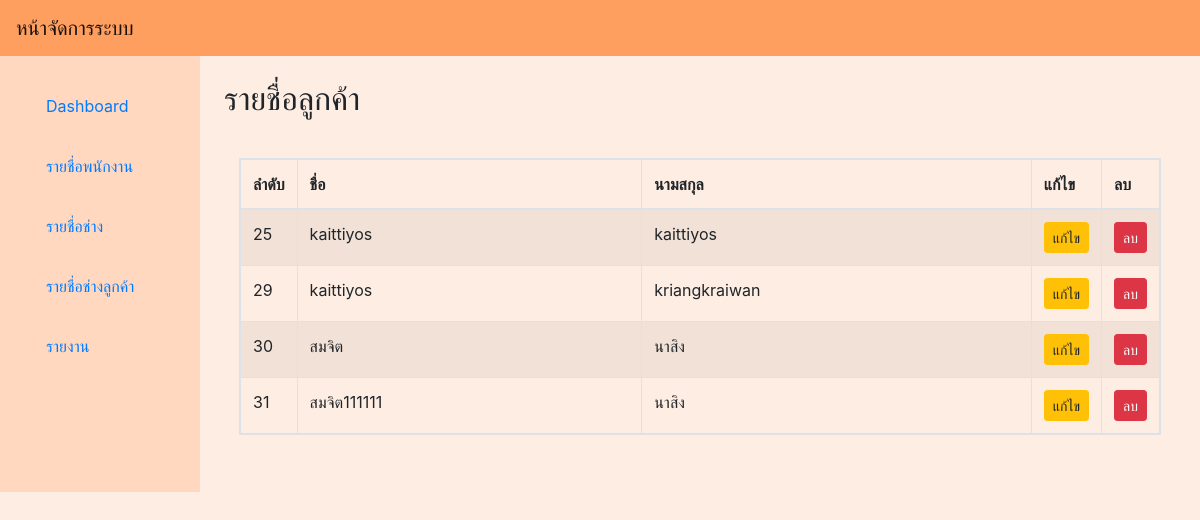
Screenshot of /font_end/list_cus.php with the database file from the repository.
### tables this page shows
CREATE TABLE `customer_table` (
  `cus_id` int(11) NOT NULL,
  `cus_name` varchar(50) NOT NULL,
  `cus_lastname` varchar(50) NOT NULL,
  `cus_phone` varchar(12) NOT NULL,
  `cus_email` varchar(50) NOT NULL,
  `cus_password` text NOT NULL
);

### font_end/list_cus.php (the view, shortened to what this page needs)
<br>
<h2> รายชื่อลูกค้า</h2>
<div class="container">
    <div class="row">
        <div class="col-md-12"> <br>
            <table class="table table-striped table-hover table-responsive table-bordered">
                <thead>
                    <tr>
                        <th width="5%">ลำดับ</th>
                        <th width="40%">ชื่อ</th>
                        <th width="45%">นามสกุล</th>
                        <th width="5%">แก้ไข</th>
                        <th width="5%">ลบ</th>
                    </tr>
                </thead>
                <tbody>
                    <?php
                    require_once '../config.php';
                    $stmt = $conn->prepare("SELECT * FROM customer_table");
                    $stmt->execute();
                    $resultSet = $stmt->get_result();
                    $data = $resultSet->fetch_all(MYSQLI_ASSOC);
                    foreach ($data as $k) {
                    ?>
                        <tr>
                            <td><?= $k['cus_id']; ?></td>
                            <td><?= $k['cus_name']; ?></td>
                            <td><?= $k['cus_lastname']; ?></td>
                            <td><a href="cus_formEdit.php?id=<?= $k['cus_id']; ?>" class="btn btn-warning btn-sm">แก้ไข</a></td>
                            <td><button type="button" onclick="confirmDeletion('<?= $k['cus_id'] ?>')" class="btn btn-danger btn-sm">ลบ</ิ>
                            </td>
                        </tr>
                    <?php
                    }
                    ?>
                </tbody>
            </table>
        </div>
    </div>
</div>
<?php
include '../template/master.php';
?>

### template/master.php (style rules this page uses)
body { display: flex; min-height: 100vh; flex-direction: column; background-color: #fe9f602e; margin: 0; }

### rows the page displays
customer_table: cus_id "25", cus_name "kaittiyos", cus_lastname "kaittiyos"
customer_table: cus_id "29", cus_name "kaittiyos", cus_lastname "kriangkraiwan"
customer_table: cus_id "30", cus_name "สมจิต", cus_lastname "นาสิง"
customer_table: cus_id "31", cus_name "สมจิต111111", cus_lastname "นาสิง"
